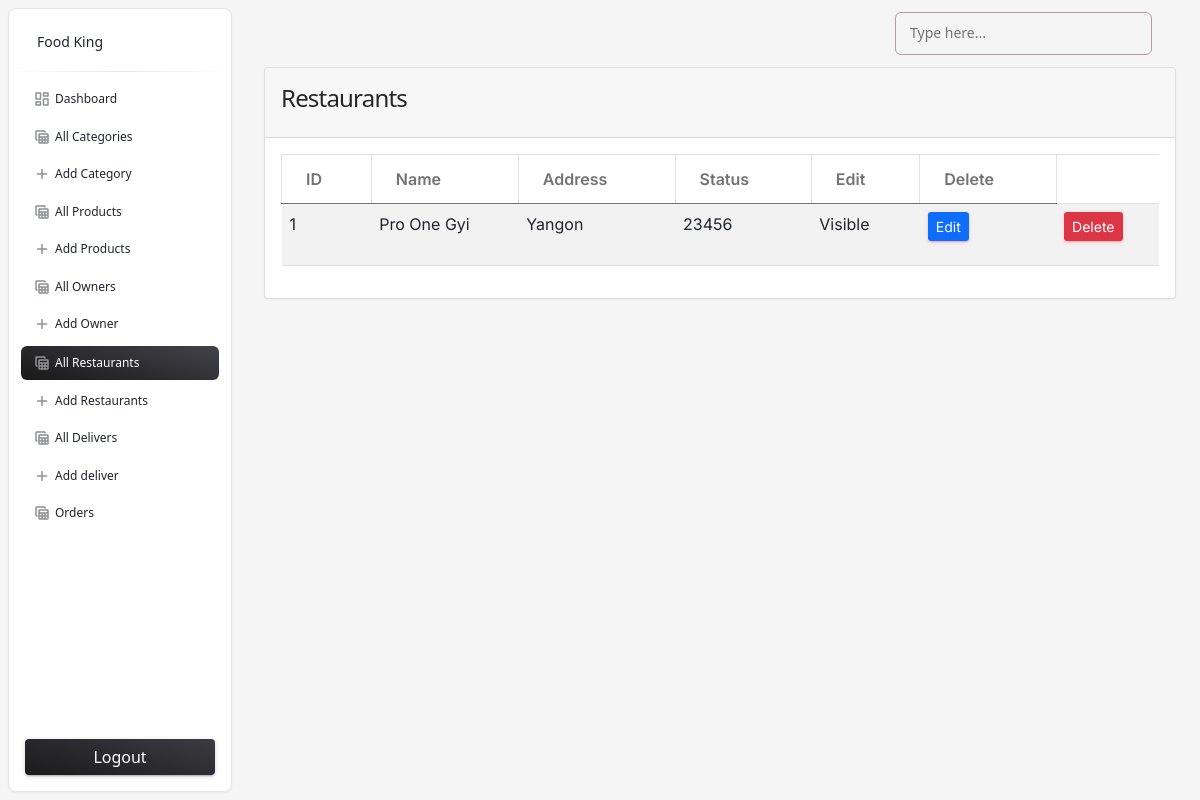
The page /admin/restaurants.php (signed in) on the database its author committed.
### tables this page shows
CREATE TABLE `restaurants` (
  `id` int(10) NOT NULL,
  `owner_id` int(10) NOT NULL,
  `name` varchar(225) NOT NULL,
  `address` varchar(225) NOT NULL,
  `phone` int(11) NOT NULL,
  `status` tinyint(4) NOT NULL DEFAULT 0
);

### functions/myfunctions.php (called while the page is built, shortened)
<?php
include('../config/dbcon.php');
function getAll($table) {
    global $con;
    $query = "SELECT * FROM $table";
    return $query_run = mysqli_query($con, $query);
}
?>

### admin/restaurants.php (the view, shortened to what this page needs)
<?php
include('includes/header.php');
?>
<div class="container">
    <div class="row">
        <div class="col-md-12">
            <div class="card">
                <div class="card-header">
                    <h4>Restaurants</h4>
                </div>
                <div class="card-body" id="restaurants_table">
                    <table class="table table-bordered table-striped">
                        <thead>
                            <tr>
                                <th>ID</th>
                                <th>Name</th>
                                <th>Address</th>
                                <th>Status</th>
                                <th>Edit</th>
                                <th>Delete</th>
                            </tr>
                        </thead>
                        <tbody>
                            <?php
                              $restaurants = getAll("restaurants");
                              if(mysqli_num_rows($restaurants) > 0)
                              {
                                 foreach($restaurants as $item)
                                 {
                                    ?>
                                    <tr>
                                        <td><?= $item['id'];?></td>
                                        <td><?= $item['name'];?></td>
                                        <td><?= $item['address'];?></td>
                                        <td><?= $item['phone'];?></td>
                                        <td><?= $item['status'] == '0' ? "Visible" : "Hidden"?></td>
                                        <td>
                                            <a href="edit-restaurant.php?id=<?= $item['id'];?>" class="btn-sm btn btn-primary">Edit</a>
                                        </td>
                                        <td>
                                            <button type="button" class="btn-sm btn btn-danger delete_restaurant_btn" value="<?= $item['id'];?>" >Delete</button>
                                        </td>
                                    </tr>
                                    <?php
                                 }
                              }
                              else
                              {
                                echo "No records found";
                              }
                            ?>
                        </tbody>
                    </table>
                </div>
            </div>
        </div>
    </div>
</div>
<?php include('includes/footer.php'); ?>

### rows shown on the page
restaurants: id "1", name "Pro One Gyi", address "Yangon", phone "23456", status "Visible"
